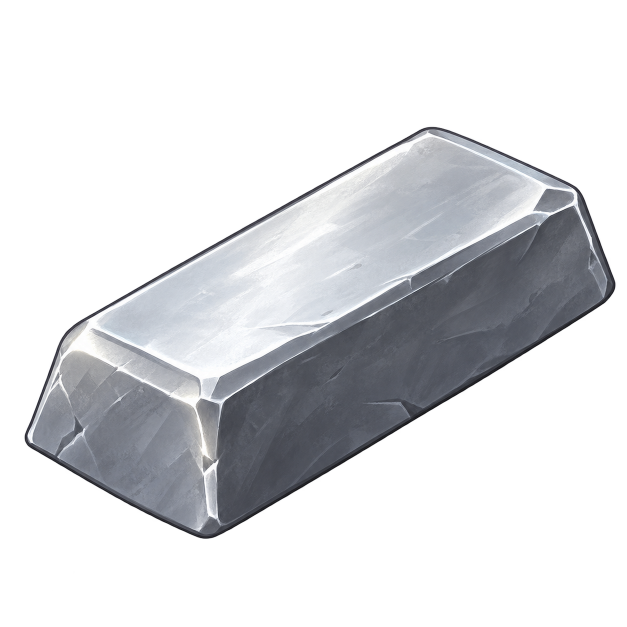
#> input picture assets/items/metal-bar.png, 1254 x 1254 px, found by its file name (shown at 1/2 size)
$ python make_bar_icons.py ../assets/items/metal-bar.png
#> lines starting #> are read from the running program, lines starting #| are printed output that depends on the picture
#!/usr/bin/env python3
"""v2.3.2822: the metal-bar bag icons, one per metal, from ONE grey bar.

Owner, 2026-09-24: "Add this for the metal bar (that you can recolor for
different metal tiers).  You can recolor this one to copper."

The source (assets/items/metal-bar.png) is a painted silver-grey ingot.  Each
metal is a GRADIENT MAP of that painting: every pixel's brightness is looked up
on the metal's own ramp (shadow -> mid -> light), so the painter's shading,
chips and highlights survive exactly and only the hue changes.  The dark
outline stays dark because it sits at the bottom of every ramp.

    python3 tools/make_bar_icons.py              # every metal
    python3 tools/make_bar_icons.py iron blacksteel   # just these

writes public/icons/items/bar-<metal>.webp at 256x256 (the size of every other
item icon, e.g. ore-copper.webp).  A new metal is one line in METALS.
"""
import sys

from PIL import Image

SRC = 'assets/items/metal-bar.png'
OUT = 'public/icons/items/bar-{}.webp'
SIZE = 256
PAD = 0.06  # breathing room around the ingot, as a fraction of the icon

# Ramp stops: (brightness 0..1, (r, g, b)).  Brightness is the source's own
# luminance, so 0 is the outline and 1 is the specular glint.
METALS = {
    'copper': [
        (0.00, (38, 16, 8)),
        (0.30, (110, 48, 22)),
        (0.55, (178, 92, 48)),
        (0.78, (226, 146, 92)),
        (1.00, (255, 226, 190)),
    ],
    # v2.3.3092: the bars armour is forged from (server/src/armorforge.js) --
    # iron a cool grey and black steel a blued near-black, the colours the
    # armour itself wears (src/rendering/traits/materialTints.js MATERIALS:
    # iron [198,206,218] at 0.80, blacksteel [73,78,97] at 0.38).  The file
    # names follow the metal ids: bar-iron.webp, bar-blacksteel.webp.
    'iron': [
        (0.00, (18, 20, 24)),
        (0.30, (66, 72, 80)),
        (0.55, (118, 126, 136)),
        (0.78, (168, 176, 187)),
        (1.00, (236, 241, 247)),
    ],
    'blacksteel': [
        (0.00, (6, 7, 10)),
        (0.30, (26, 28, 36)),
        (0.55, (50, 54, 68)),
        (0.78, (84, 90, 110)),
        (1.00, (168, 177, 206)),
    ],
}


def ramp(stops, t):
    t = max(0.0, min(1.0, t))
    for (t0, c0), (t1, c1) in zip(stops, stops[1:]):
        if t <= t1:
            k = 0.0 if t1 == t0 else (t - t0) / (t1 - t0)
            return tuple(round(a + (b - a) * k) for a, b in zip(c0, c1))
    return stops[-1][1]


def main():
    src = Image.open(SRC).convert('RGBA')
#> src is the input picture: PIL image 1254x1254 RGBA; mean R, G, B, A 49.7, 50.9, 53.5, 85.6
    src = src.crop(src.getbbox())
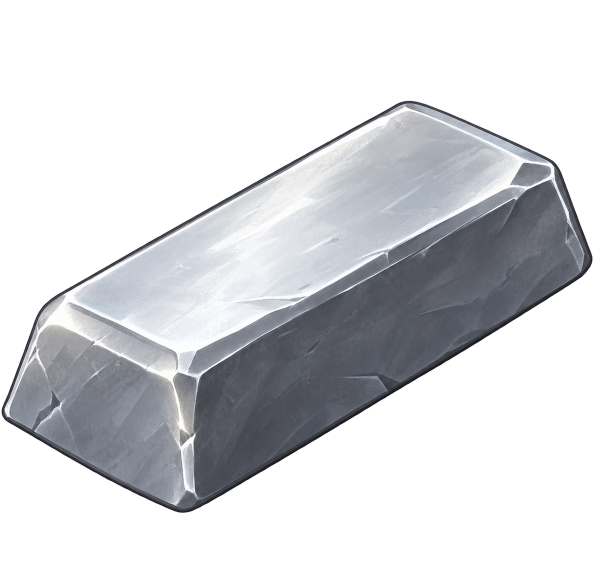
#> src: PIL image 1191x1160 RGBA (shown at 1/2 size); mean R, G, B, A 56.6, 57.9, 60.9, 97.5; transparent parts drawn white
    # Normalise brightness to the painting's own range so every ramp is used
    # end to end whatever the source's exposure.
    px = list(src.getdata())
#> px = 1381560 items
    lums = [(0.299 * r + 0.587 * g + 0.114 * b) for r, g, b, a in px if a > 32]
#> lums = 534020 items
    lo, hi = min(lums), max(lums)
#> lo = 0; hi = 255
    # v2.3.3092: name metals on the command line to write only those (the
    # copper bar already shipped and its file should not churn)
    only = set(sys.argv[1:])
    for name, stops in METALS.items():
        if only and name not in only:
            continue
        out = [(*ramp(stops, ((0.299 * r + 0.587 * g + 0.114 * b) - lo) / (hi - lo)), a) for r, g, b, a in px]
        im = Image.new('RGBA', src.size)
        im.putdata(out)
        side = round(max(im.size) / (1 - 2 * PAD))
        canvas = Image.new('RGBA', (side, side), (0, 0, 0, 0))
        canvas.paste(im, ((side - im.width) // 2, (side - im.height) // 2))
        canvas = canvas.resize((SIZE, SIZE), Image.LANCZOS)
        canvas.save(OUT.format(name), 'WEBP', quality=90, method=6)
        print('wrote', OUT.format(name))


if __name__ == '__main__':
    main()
